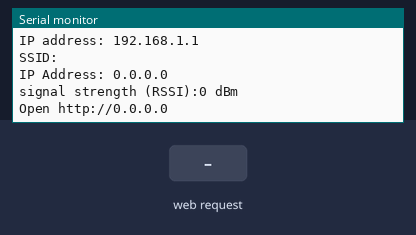
This sketch was run on a simulated ESP32. On the bench: the last lines printed to the serial monitor. The inputs (shaded band) are chosen by the test bench. WiFi joins after 1.5 s; servers stay silent unless stated.

Above: at 1.4 s.
1.5 s: HTTP request GET / received
At 2.0 s:
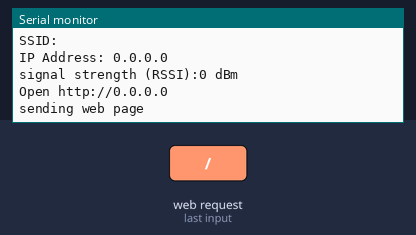
3.0 s: HTTP request GET /xml received
At 4.2 s:
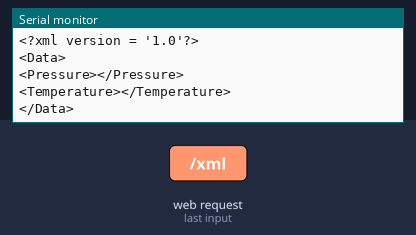
4.5 s: HTTP request GET /UPDATE_THRESHOLD received
At 5.6 s:
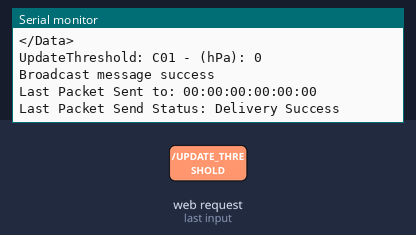

Measured:
- after the input at 1.5 s, the serial monitor: prints a new line at once (image 1)
- after the input at 3.0 s, the serial monitor: prints a new line at once (image 2)
- after the input at 4.5 s, the serial monitor: prints a new line at once (image 3)

The sketch:

STILL_NEED.ino
```cpp
#include <WiFi.h>
#include <esp_now.h>
#include <WebServer.h>
#include "SuperMon.h"   // .h file that stores your html page code

//#define USE_INTRANET //comment this out if you want it to turn into a AP

// "Login" for esp32 to connect to a wifi
#define LOCAL_SSID "ZION"
#define LOCAL_PASS "largeocean922"

// "Login" ofr devices to connect to the Esp32
#define AP_SSID "System Command"
#define AP_PASS "password123"

//DATA
int Sensor;
int Control;
int Alarm;
int dummy;

std::string pressure_data;
std::string temp_data;

char XML[2048];
char buf[32];

// variable for the IP reported when you connect to your homes intranet (during debug mode)
IPAddress Actual_IP;

// definitions of your desired intranet created by the ESP32
IPAddress PageIP(192, 168, 1, 1); //IP address
IPAddress gateway(192, 168, 1, 1);
IPAddress subnet(255, 255, 255, 0);
IPAddress ip;

// gotta create a server
WebServer server(80);

// Just a function for finding something in a string
void Find(std::string text, int& ID, std::string search, int start, int length)
{
  ID = text.find(search.c_str(), start, length);
  if (ID != std::string::npos) {
        ID = 1;
    } else {
        ID = 0;
    }
}

//Store the data in temp_data var
//(C): 24.84  (hPa): 0982
void temp(const char *data)
{
  temp_data = std::string(data).substr(11, 2);
}

//Store the data in pressure_data var
//(C): 24.84  (hPa): 0982
void pressure(const char *data)
{
  pressure_data = std::string(data).substr(25, 4);
}

//Verify data recieved from Broadcast channel
void verifyData(std::string message){
  //message example for sensor message: S01 - (C): 24.84  (hPa): 0982
  //message example for computer: C01 - (hPa): 0982

  //Search ID (incase we don't get random messages from esp32 outside the system)
  Find(message, Sensor, "S", 0, 1);
  Find(message, Control, "C", 0, 1);
  Find(message, Alarm, "A", 0, 1);
  Find(message, dummy, "01", 1, 2);

  //Sort the message to their respective functions
  if (dummy){
    if (Sensor){
      temp(message.c_str());
      pressure(message.c_str());
    }
  }
}

//Formatting Mac Address
void formatMacAddress(const uint8_t *macAddr, char *buffer, int maxLength)
{
  snprintf(buffer, maxLength, "%02x:%02x:%02x:%02x:%02x:%02x", macAddr[0], macAddr[1], macAddr[2], macAddr[3], macAddr[4], macAddr[5]);
}

//Function for when a message is recieved from the broadcast channel
void receiveCallback(const uint8_t *macAddr, const uint8_t *data, int dataLen)
{
  // only allow a maximum of 250 characters in the message + a null terminating byte
  char buffer[ESP_NOW_MAX_DATA_LEN + 1];
  int msgLen = min(ESP_NOW_MAX_DATA_LEN, dataLen);
  strncpy(buffer, (const char *)data, msgLen);
  // make sure we are null terminated
  buffer[msgLen] = 0;
  // format the mac address
  char macStr[18];
  formatMacAddress(macAddr, macStr, 18);
  // debug log the message to the serial port
  //Serial.printf("Received message from: %s - %s\n", macStr, buffer);
  // what are our instructions
  //Serial.print(buffer);

  //Verify data
  verifyData(buffer);
}

// callback when data is sent to check if data has been recieved
void sentCallback(const uint8_t *macAddr, esp_now_send_status_t status)
{
  char macStr[18];
  formatMacAddress(macAddr, macStr, 18);
  Serial.print("Last Packet Sent to: ");
  Serial.println(macStr);
  Serial.print("Last Packet Send Status: ");
  Serial.println(status == ESP_NOW_SEND_SUCCESS ? "Delivery Success" : "Delivery Fail");
}

//function to when you send message to the broadcast channel
void broadcast(const String &message)
{
  // this will broadcast a message to everyone in range
  uint8_t broadcastAddress[] = {0xFF, 0xFF, 0xFF, 0xFF, 0xFF, 0xFF};
  esp_now_peer_info_t peerInfo = {};
  memcpy(&peerInfo.peer_addr, broadcastAddress, 6);
  if (!esp_now_is_peer_exist(broadcastAddress))
  {
    esp_now_add_peer(&peerInfo);
  }
  esp_err_t result = esp_now_send(broadcastAddress, (const uint8_t *)message.c_str(), message.length());
  // and this will send a message to a specific device
  /*uint8_t peerAddress[] = {0x3C, 0x71, 0xBF, 0x47, 0xA5, 0xC0};
  esp_now_peer_info_t peerInfo = {};
  memcpy(&peerInfo.peer_addr, peerAddress, 6);
  if (!esp_now_is_peer_exist(peerAddress))
  {
    esp_now_add_peer(&peerInfo);
  }
  esp_err_t result = esp_now_send(peerAddress, (const uint8_t *)message.c_str(), message.length());*/
  if (result == ESP_OK)
  {
    Serial.println("Broadcast message success");
  }
  else if (result == ESP_ERR_ESPNOW_NOT_INIT)
  {
    Serial.println("ESPNOW not Init.");
  }
  else if (result == ESP_ERR_ESPNOW_ARG)
  {
    Serial.println("Invalid Argument");
  }
  else if (result == ESP_ERR_ESPNOW_INTERNAL)
  {
    Serial.println("Internal Error");
  }
  else if (result == ESP_ERR_ESPNOW_NO_MEM)
  {
    Serial.println("ESP_ERR_ESPNOW_NO_MEM");
  }
  else if (result == ESP_ERR_ESPNOW_NOT_FOUND)
  {
    Serial.println("Peer not found.");
  }
  else
  {
    Serial.println("Unknown error");
  }
}

void setup() {
  //Serial initialization
  Serial.begin(115200);
  //Set device in STA mode to begin with
  WiFi.mode(WIFI_STA);

  //print Startup data
  Serial.println("ESPNow Example");
  // Output my MAC address - useful for later
  Serial.print("My MAC Address is: ");
  Serial.println(WiFi.macAddress());

  // shut down wifi
  WiFi.disconnect();

  // startup ESP Now
  if (esp_now_init() == ESP_OK)
  {
    Serial.println("ESPNow Init Success");
    esp_now_register_recv_cb(receiveCallback);
    esp_now_register_send_cb(sentCallback);
  }
  else
  {
    Serial.println("ESPNow Init Failed");
    delay(3000);
    ESP.restart();

  // if you have this #define USE_INTRANET,  you will connect to your home intranet, again makes debugging easier
#ifdef USE_INTRANET
  WiFi.begin(LOCAL_SSID, LOCAL_PASS);
  while (WiFi.status() != WL_CONNECTED) {
    delay(500);
    Serial.print(".");
  }
  Serial.print("IP address: "); Serial.println(WiFi.localIP());
  Actual_IP = WiFi.localIP();
#endif

  // if you don't have #define USE_INTRANET, here's where you will creat and access point
  // an intranet with no internet connection. But Clients can connect to your intranet and see
  // the web page you are about to serve up
#ifndef USE_INTRANET
  WiFi.softAP(AP_SSID, AP_PASS);
  delay(100);
  WiFi.softAPConfig(PageIP, gateway, subnet);
  delay(100);
  Actual_IP = WiFi.softAPIP();
  Serial.print("IP address: "); Serial.println(Actual_IP);
#endif

  printWifiStatus();


  }

  // if your web page or XML are large, you may not get a call back from the web page
  // and the ESP will think something has locked up and reboot the ESP
  // not sure I like this feature, actually I kinda hate it
  // disable watch dog timer 0
  disableCore0WDT();

  // maybe disable watch dog timer 1 if needed
  //  disableCore1WDT();

  // just an update to progress

  Serial.println("starting server");

  // if you have this #define USE_INTRANET,  you will connect to your home intranet, again makes debugging easier
#ifdef USE_INTRANET
  WiFi.begin(LOCAL_SSID, LOCAL_PASS);
  while (WiFi.status() != WL_CONNECTED) {
    delay(500);
    Serial.print(".");
  }
  Serial.print("IP address: "); Serial.println(WiFi.localIP());
  Actual_IP = WiFi.localIP();
#endif

  // if you don't have #define USE_INTRANET, here's where you will creat and access point
  // an intranet with no internet connection. But Clients can connect to your intranet and see
  // the web page you are about to serve up
#ifndef USE_INTRANET
  WiFi.softAP(AP_SSID, AP_PASS);
  delay(100);
  WiFi.softAPConfig(PageIP, gateway, subnet);
  delay(100);
  Actual_IP = WiFi.softAPIP();
  Serial.print("IP address: "); Serial.println(Actual_IP);
#endif

  printWifiStatus();


  // these calls will handle data coming back from your web page
  // this one is a page request, upon ESP getting / string the web page will be sent
  server.on("/", SendWebsite);

  // upon esp getting /XML string, ESP will build and send the XML, this is how we refresh
  // just parts of the web page
  server.on("/xml", SendXML);

  server.on("/UPDATE_THRESHOLD", UpdateThreshold);
  // finally begin the server
  server.begin();
}

void loop() {
  // put your main code here, to run repeatedly:
  server.handleClient();
}

// I think I got this code from the wifi example
void printWifiStatus() {

  // print the SSID of the network you're attached to:
  Serial.print("SSID: ");
  Serial.println(WiFi.SSID());

  // print your WiFi shield's IP address:
  ip = WiFi.localIP();
  Serial.print("IP Address: ");
  Serial.println(ip);

  // print the received signal strength:
  long rssi = WiFi.RSSI();
  Serial.print("signal strength (RSSI):");
  Serial.print(rssi);
  Serial.println(" dBm");
  // print where to go in a browser:
  Serial.print("Open http://");
  Serial.println(ip);
}


// code to send the main web page
// PAGE_MAIN is a large char defined in SuperMon.h
void SendWebsite() {

  Serial.println("sending web page");
  // you may have to play with this value, big pages need more porcessing time, and hence
  // a longer timeout that 200 ms
  server.send(200, "text/html", PAGE_MAIN);

}

//function to broadcast and process the threshold data that was updated by the web
void UpdateThreshold() {
  // Get the value of the "VALUE" parameter from the request
  String Tdata = server.arg("VALUE");

  // Convert the String to an integer
  int ThresholdValue = Tdata.toInt();

  // Convert the integer to a String explicitly
  String Threshold = "C01 - (hPa): " + String(ThresholdValue);

  // Debug print the Threshold value
  Serial.print("UpdateThreshold: ");
  Serial.println(Threshold);

  // Broadcast the Threshold value (assuming you have the broadcast function set up properly)
  broadcast(Threshold);

  // Send an empty response to the client
  server.send(200, "text/plain", "");
}

// code to send the main web page
void SendXML() {

  // Serial.println("sending xml");

  strcpy(XML, "<?xml version = '1.0'?>\n<Data>\n");

  sprintf(buf, "<Pressure>%s</Pressure>\n", pressure_data.c_str());
  strcat(XML, buf);

  sprintf(buf, "<Temperature>%s</Temperature>\n", temp_data.c_str());
  strcat(XML, buf);

  strcat(XML, "</Data>\n");

  //print the result above
  Serial.println(XML);

  server.send(200, "text/xml", XML);


}


// end of code
```

Source omitted: SuperMon.h (24077 bytes)
